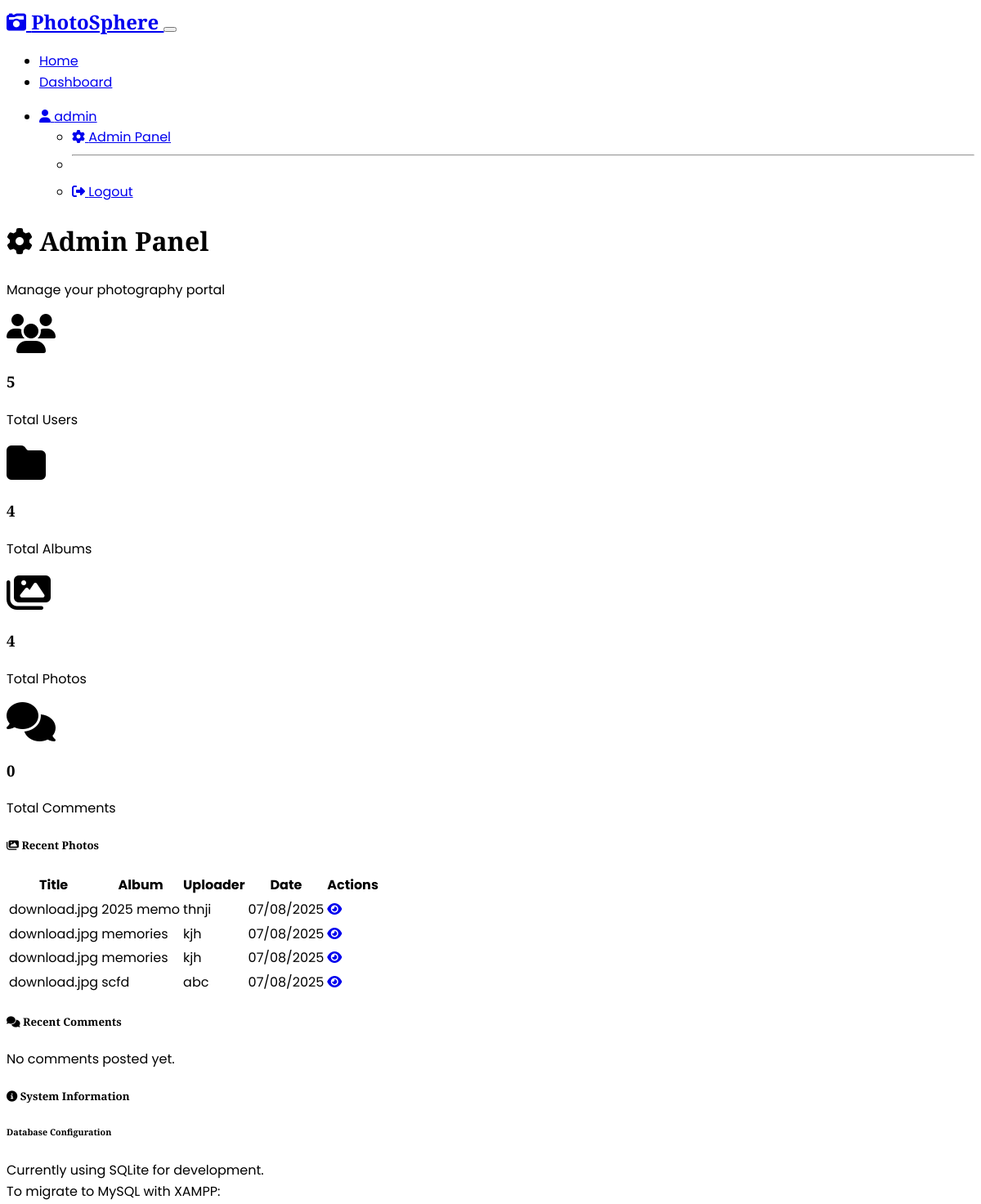
Page /admin (signed in, upper part) on the earlier database version.
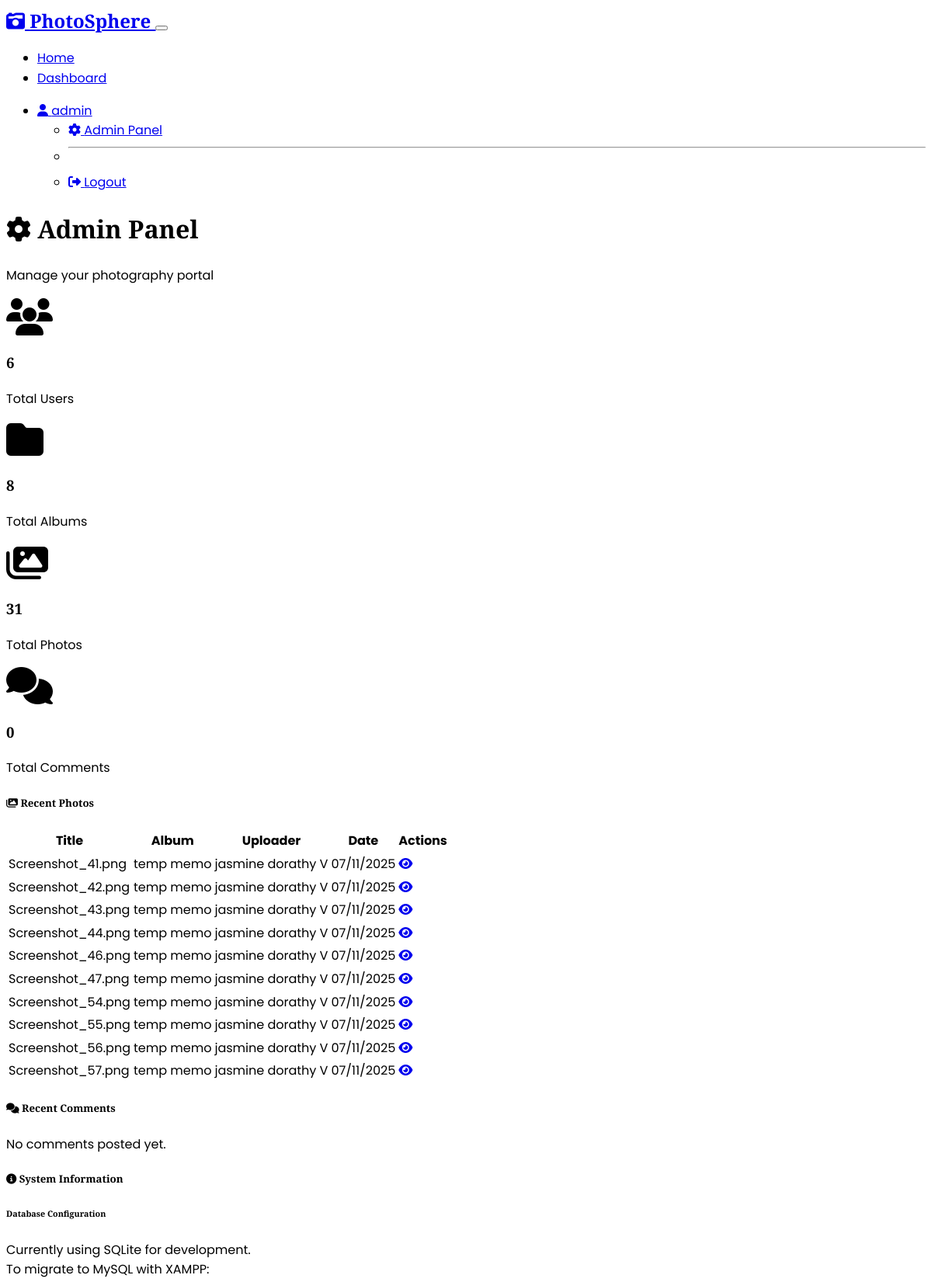
Same page on the later database version.
### models.py (models this page shows, shortened)
class Photo(db.Model):
    id = db.Column(db.Integer, primary_key=True)
    filename = db.Column(db.String(100), nullable=False)
    original_filename = db.Column(db.String(100), nullable=False)
    title = db.Column(db.String(100), nullable=False)
    description = db.Column(Text)
    album_id = db.Column(db.Integer, db.ForeignKey('album.id'), nullable=False)
    uploaded_by = db.Column(db.Integer, db.ForeignKey('user.id'), nullable=False)
    upload_date = db.Column(db.DateTime, default=datetime.utcnow)
    file_size = db.Column(db.Integer)
    mime_type = db.Column(db.String(50))
    comments = db.relationship('Comment', backref='photo', lazy=True, cascade='all, delete-orphan')

class Album(db.Model):
    id = db.Column(db.Integer, primary_key=True)
    title = db.Column(db.String(100), nullable=False)
    description = db.Column(Text)
    date = db.Column(db.DateTime, default=datetime.utcnow)
    created_by = db.Column(db.Integer, db.ForeignKey('user.id'), nullable=False)
    visibility = db.Column(db.String(20), default='public')  # 'public', 'private'
    created_at = db.Column(db.DateTime, default=datetime.utcnow)
    photos = db.relationship('Photo', backref='album', lazy=True, cascade='all, delete-orphan')

class User(UserMixin, db.Model):
    id = db.Column(db.Integer, primary_key=True)
    username = db.Column(db.String(64), unique=True, nullable=False)
    email = db.Column(db.String(120), unique=True, nullable=False)
    password_hash = db.Column(db.String(256), nullable=False)
    role = db.Column(db.String(20), default='user')  # 'user', 'admin'
    created_at = db.Column(db.DateTime, default=datetime.utcnow)
    albums = db.relationship('Album', backref='creator', lazy=True)
    photos = db.relationship('Photo', backref='uploader', lazy=True)
    comments = db.relationship('Comment', backref='author', lazy=True)

### routes.py (the view)
@app.route('/admin')
@login_required
def admin_panel():
    if current_user.role != 'admin':
        flash('You do not have permission to access the admin panel.', 'error')
        return redirect(url_for('dashboard'))
    total_users = User.query.count()
    total_albums = Album.query.count()
    total_photos = Photo.query.count()
    total_comments = Comment.query.count()
    recent_photos = Photo.query.order_by(Photo.upload_date.desc()).limit(10).all()
    recent_comments = Comment.query.order_by(Comment.created_at.desc()).limit(10).all()
    return render_template('admin.html',
                         total_users=total_users,
                         total_albums=total_albums,
                         total_photos=total_photos,
                         total_comments=total_comments,
                         recent_photos=recent_photos,
                         recent_comments=recent_comments)

### app.py (called while the page is built)
@login_manager.user_loader
def load_user(user_id):
    from models import User
    return User.query.get(int(user_id))

### templates/admin.html (shortened to what the changed rows need)
{% extends "base.html" %}
{% block content %}
<div class="container">
    <div class="row mb-4">
        <div class="col-lg-12">
            <h1><i class="fas fa-cog"></i> Admin Panel</h1>
        </div>
    </div>
    <div class="row mb-4">
        <div class="col-md-3">
            <div class="card text-center">
                <div class="card-body">
                    <i class="fas fa-users fa-3x text-primary mb-3"></i>
                    <h3>{{ total_users }}</h3>
                    <p class="text-muted">Total Users</p>
                </div>
            </div>
        </div>
        <div class="col-md-3">
            <div class="card text-center">
                <div class="card-body">
                    <i class="fas fa-folder fa-3x text-success mb-3"></i>
                    <h3>{{ total_albums }}</h3>
                    <p class="text-muted">Total Albums</p>
                </div>
            </div>
        </div>
        <div class="col-md-3">
            <div class="card text-center">
                <div class="card-body">
                    <i class="fas fa-images fa-3x text-info mb-3"></i>
                    <h3>{{ total_photos }}</h3>
                    <p class="text-muted">Total Photos</p>
                </div>
            </div>
        </div>
    </div>
    <div class="row">
        <div class="col-lg-6">
            <div class="card">
                <div class="card-body">
                    {% if recent_photos %}
                    <div class="table-responsive">
                        <table class="table table-sm">
                            <thead>
                                <tr>
                                    <th>Title</th>
                                    <th>Album</th>
                                    <th>Uploader</th>
                                    <th>Date</th>
                                    <th>Actions</th>
                                </tr>
                            </thead>
                            <tbody>
                                {% for photo in recent_photos %}
                                <tr>
                                    <td>{{ photo.title[:20] }}{% if photo.title|length > 20 %}...{% endif %}</td>
                                    <td>{{ photo.album.title[:15] }}{% if photo.album.title|length > 15 %}...{% endif %}</td>
                                    <td>{{ photo.uploader.username }}</td>
                                    <td>{{ photo.upload_date.strftime('%m/%d/%Y') }}</td>
                                    <td>
                                        <a href="{{ url_for('view_photo', photo_id=photo.id) }}" class="btn btn-sm btn-primary">
                                            <i class="fas fa-eye"></i>
                                        </a>
                                    </td>
                                </tr>
                                {% endfor %}
                            </tbody>
                        </table>
                    </div>
                    {% else %}
                    <p class="text-muted">No photos uploaded yet.</p>
                    {% endif %}
                </div>
            </div>
        </div>
    </div>
</div>
{% endblock %}

Differences in the rows shown:
no longer on this page (row unchanged): Photo: title "download.jpg", album "2025 memo", uploader.username "thnji", upload_date "07/08/2025"
no longer on this page (row unchanged): Photo: title "download.jpg", album "memories", uploader.username "kjh", upload_date "07/08/2025"
no longer on this page (row unchanged): Photo: title "download.jpg", album "memories", uploader.username "kjh", upload_date "07/08/2025"
no longer on this page (row unchanged): Photo: title "download.jpg", album "scfd", uploader.username "abc", upload_date "07/08/2025"
added Photo: title "Screenshot_41.png", album "temp memo", uploader.username "jasmine dorathy V", upload_date "07/11/2025"
added Photo: title "Screenshot_42.png", album "temp memo", uploader.username "jasmine dorathy V", upload_date "07/11/2025"
added Photo: title "Screenshot_43.png", album "temp memo", uploader.username "jasmine dorathy V", upload_date "07/11/2025"
added Photo: title "Screenshot_44.png", album "temp memo", uploader.username "jasmine dorathy V", upload_date "07/11/2025"
added Photo: title "Screenshot_46.png", album "temp memo", uploader.username "jasmine dorathy V", upload_date "07/11/2025"
added Photo: title "Screenshot_47.png", album "temp memo", uploader.username "jasmine dorathy V", upload_date "07/11/2025"
added Photo: title "Screenshot_54.png", album "temp memo", uploader.username "jasmine dorathy V", upload_date "07/11/2025"
added Photo: title "Screenshot_55.png", album "temp memo", uploader.username "jasmine dorathy V", upload_date "07/11/2025"
added Photo: title "Screenshot_56.png", album "temp memo", uploader.username "jasmine dorathy V", upload_date "07/11/2025"
added Photo: title "Screenshot_57.png", album "temp memo", uploader.username "jasmine dorathy V", upload_date "07/11/2025"
Other differences:
{{ total_users }}: "5" → "6"
{{ total_albums }}: "4" → "8"
{{ total_photos }}: "4" → "31"
